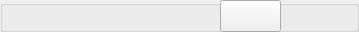
        <widget class="QGroupBox" name="groupBox_4">
         <property name="minimumSize">
          <size>
           <width>0</width>
           <height>10</height>
          </size>
         </property>
         <property name="maximumSize">
          <size>
           <width>16777215</width>
           <height>32</height>
          </size>
         </property>
         <property name="sizeIncrement">
          <size>
           <width>0</width>
           <height>0</height>
          </size>
         </property>
         <property name="styleSheet">
          <string notr="true">#groupBox_4{
border:none;
}</string>
         </property>
         <property name="title">
          <string/>
         </property>
         <widget class="QGroupBox" name="groupBox_7">
          <property name="geometry">
           <rect>
            <x>260</x>
            <y>0</y>
            <width>90</width>
            <height>32</height>
           </rect>
          </property>
          <property name="sizePolicy">
           <sizepolicy hsizetype="Expanding" vsizetype="Preferred">
            <horstretch>0</horstretch>
            <verstretch>0</verstretch>
           </sizepolicy>
          </property>
          <property name="minimumSize">
           <size>
            <width>90</width>
            <height>32</height>
           </size>
          </property>
          <property name="maximumSize">
           <size>
            <width>90</width>
            <height>32</height>
           </size>
          </property>
          <property name="styleSheet">
           <string notr="true">#groupBox_7{
	border:none;
}</string>
          </property>
          <property name="title">
           <string/>
          </property>
          <layout class="QHBoxLayout" name="horizontalLayout_3">
           <property name="leftMargin">
            <number>0</number>
           </property>
           <property name="topMargin">
            <number>0</number>
           </property>
           <property name="rightMargin">
            <number>0</number>
           </property>
           <property name="bottomMargin">
            <number>0</number>
           </property>
           <item>
            <widget class="PushButton" name="minimize_button">
             <property name="styleSheet">
              <string notr="true">#minimize_button{
	background-color:transparent;
	border:none;
}
#minimize_button：hover{
	padding-bottom:5px;

}</string>
             </property>
             <property name="text">
              <string/>
             </property>
            </widget>
           </item>
           <item>
            <widget class="PushButton" name="maxmize_button">
             <property name="styleSheet">
              <string notr="true">#maxmize_button{
	background-color:transparent;
	border:none;
}
#maxmize_button：hover{
	padding-bottom:5px;

}</string>
             </property>
             <property name="text">
              <string/>
             </property>
            </widget>
           </item>
           <item>
            <widget class="PushButton" name="close_button">
             <property name="styleSheet">
              <string notr="true">#close_button{
	background-color:transparent;
	border:none;
}
#close_button：hover{
	padding-bottom:5px;

}</string>
             </property>
             <property name="text">
              <string/>
             </property>
            </widget>
           </item>
          </layout>
         </widget>
         <widget class="PushButton" name="write_button">
          <property name="geometry">
           <rect>
            <x>220</x>
            <y>0</y>
            <width>61</width>
            <height>32</height>
           </rect>
          </property>
          <property name="text">
           <string/>
          </property>
         </widget>
        </widget>
